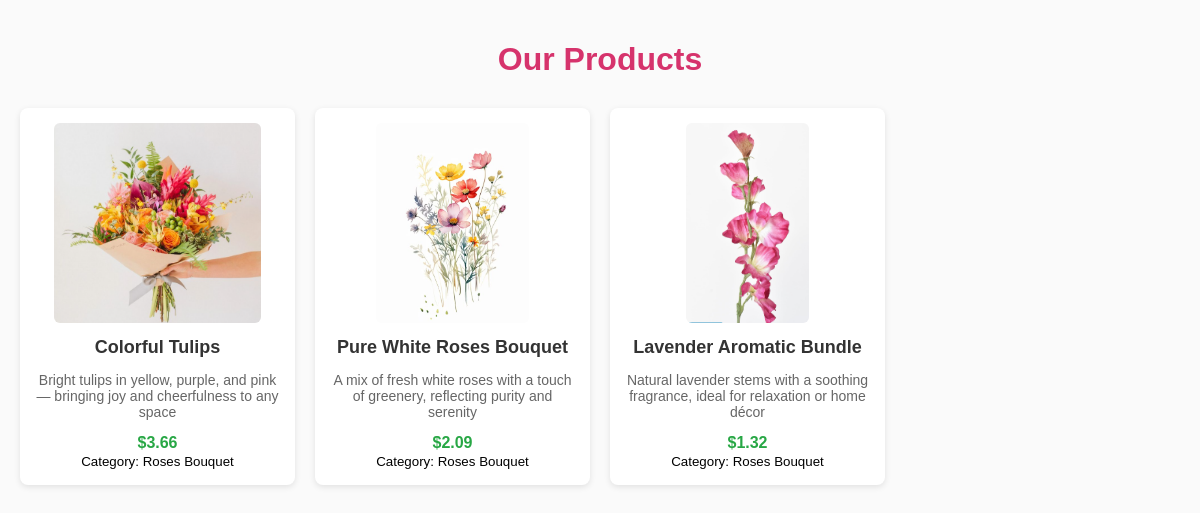
Screenshot of /products/ with the database file from the repository.
### shop/models.py (models this page shows, shortened)
class Product(models.Model):
    name = models.CharField(max_length=150)
    description = models.TextField(blank=True, null=True)
    price = models.DecimalField(max_digits=10, decimal_places=2)
    category = models.ForeignKey(Category, on_delete=models.CASCADE, related_name="products")
    image = models.ImageField(upload_to="products/", blank=True, null=True)  # ✅ صورة للمنتج
    created_at = models.DateTimeField(auto_now_add=True)

class Category(models.Model):
    name = models.CharField(max_length=100)
    image = models.ImageField(upload_to="categories/", blank=True, null=True)  # ✅ صورة للتصنيف
    created_at = models.DateTimeField(auto_now_add=True)

### shop/views.py (the view)
# urls.py: path('products/', views.product_list, name='product_list'),  # عرض المنتجات
def product_list(request):
    products = Product.objects.all().select_related('category')
    return render(request, 'shop/product_list.html', {'products': products})

### templates/shop/product_list.html (shortened to what this page needs)
<!DOCTYPE html>
<html lang="en">
<head>
</head>
<body>
    <h1>Our Products</h1>
    <div class="products-container">
        {% for product in products %}
            <div class="product-card">
                {% if product.image %}
                    <img src="{{ product.image.url }}" alt="{{ product.name }}">
                {% endif %}
                <h3>{{ product.name }}</h3>
                <p>{{ product.description|truncatewords:15 }}</p>
                <div class="price">${{ product.price }}</div>
                <small>Category: {{ product.category.name }}</small>
            </div>
        {% empty %}
            <p>No products available.</p>
        {% endfor %}
    </div>
</body>
</html>

### templates/shop/product_list.html (style rules this page uses)
body { font-family: Arial, sans-serif; background: #fafafa; margin: 0; padding: 20px; }
h1 { text-align: center; color: #d6336c; }
.products-container { display: grid; grid-template-columns: repeat(auto-fill, minmax(250px, 1fr)); gap: 20px; margin-top: 30px; }
.product-card { background: white; border-radius: 8px; padding: 15px; box-shadow: 0 2px 6px rgba(0,0,0,0.1); text-align: center; }
.product-card img { max-width: 100%; max-height: 200px; border-radius: 6px; }
.product-card h3 { margin: 10px 0; font-size: 18px; color: #333; }
.product-card p { font-size: 14px; color: #666; }
.product-card .price { margin-top: 10px; font-weight: bold; font-size: 16px; color: #28a745; }

### rows the page displays
Product: image (picture), name "Colorful Tulips", description "Bright tulips in yellow, purple, and pink — bringing joy and cheerfulness to any space", price "3.66", category.name "Roses Bouquet"
Product: image (picture), name "Pure White Roses Bouquet", description "A mix of fresh white roses with a touch of greenery, reflecting purity and serenity", price "2.09", category.name "Roses Bouquet"
Product: image (picture), name "Lavender Aromatic Bundle", description "Natural lavender stems with a soothing fragrance, ideal for relaxation or home décor", price "1.32", category.name "Roses Bouquet"
